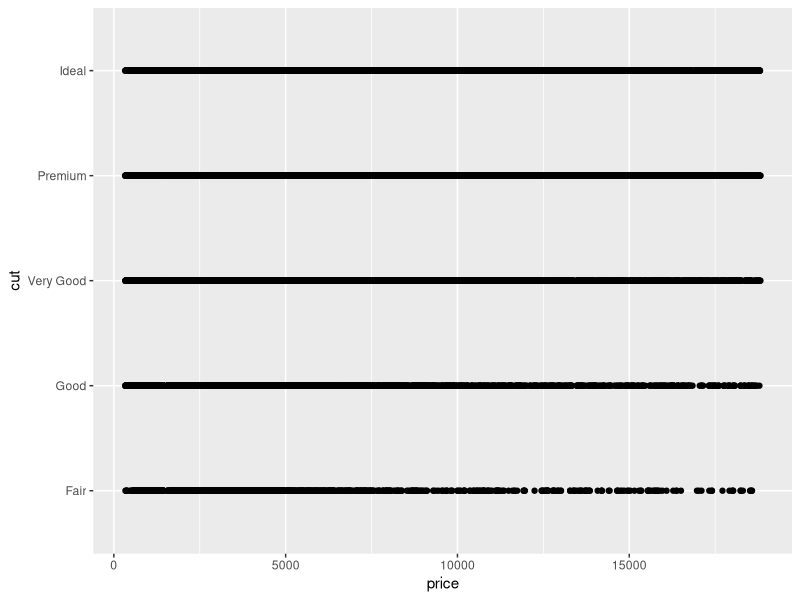
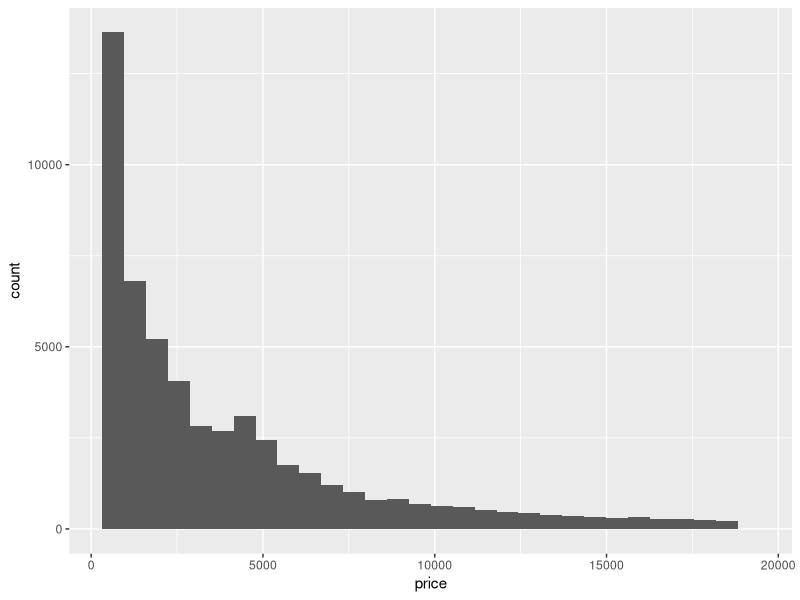
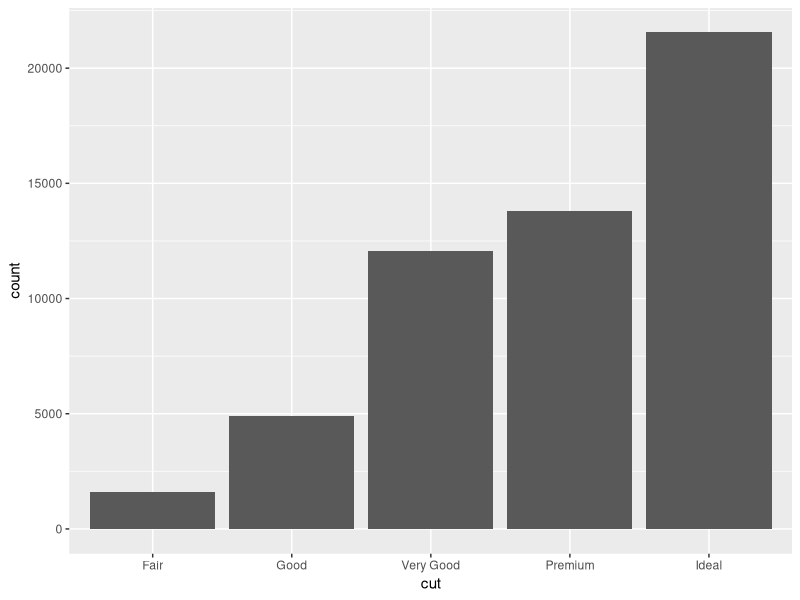
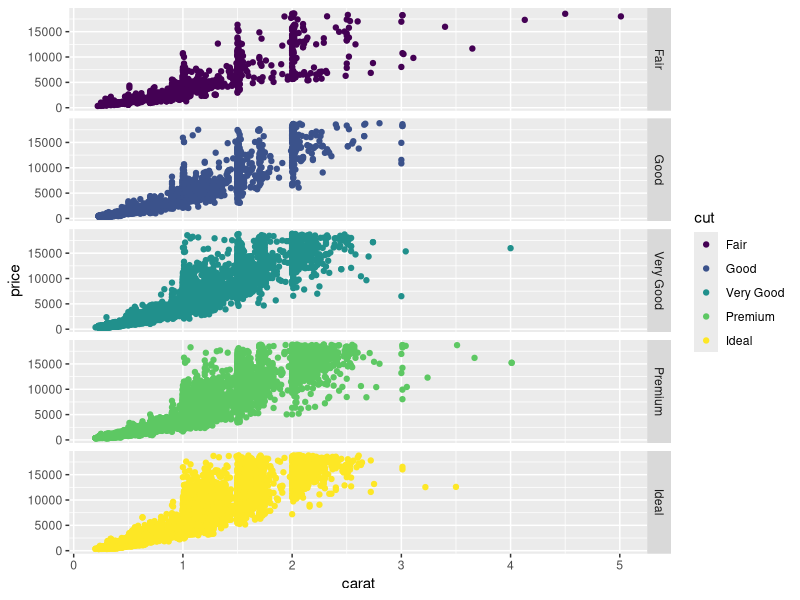
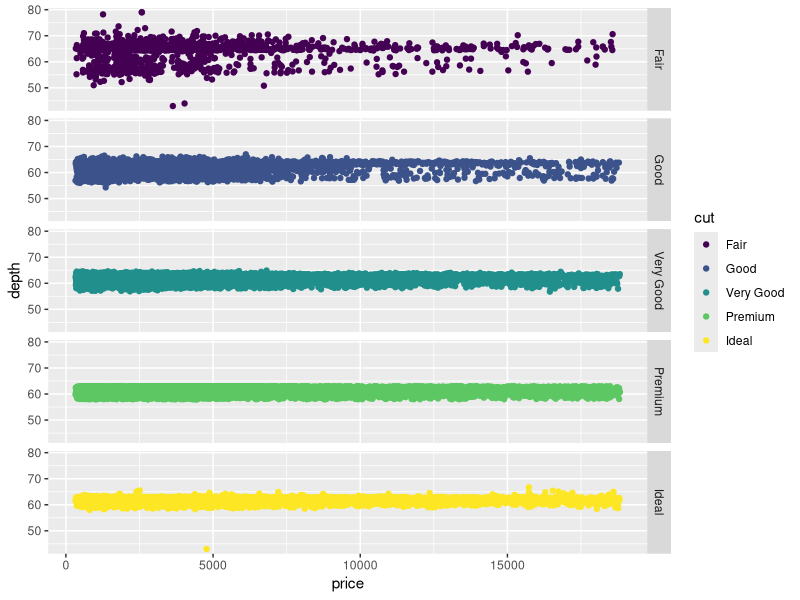
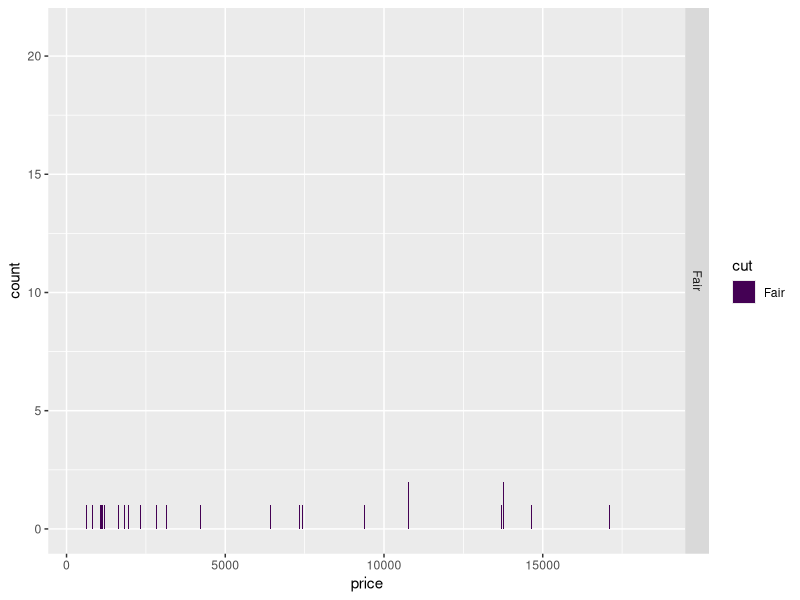

Here is the R script that generated these plots, in order:
## ---- chunk 1
#load relevant libraries:
library(ggplot2)
library(dplyr)
## ---- chunk 2
#There are many more (~13 times more) examples of Ideal diamonds than there are Fair:
diamonds %>% count(cut)
## ---- chunk 3
head(diamonds)
## ---- chunk 4

#Visualize:

ggplot(diamonds, aes(price,cut))+
  geom_point()

#pricing is not gaussian distributed:
ggplot(diamonds, aes(price)) + 
  geom_histogram()


ggplot(diamonds, aes(cut)) + 
  geom_histogram(stat = "count")

ggplot(data = diamonds , aes(x = carat, y = price, color = cut)) +
 geom_point() + 
  facet_grid(rows = vars(cut))

ggplot(data = diamonds , aes(x = price, y = depth, color = cut)) +
 geom_point() + 
  facet_grid(rows = vars(cut))


ggplot(diamonds %>% filter(cut %in% c("Fair")), aes(price, fill = cut)) + #fill adds the option of seperating the data in the bars by catagory
  geom_bar(position = "dodge")+
  coord_cartesian(ylim=c(0,21))+
  facet_grid(rows = vars(cut))

diamonds %>% distinct(color)
diamonds %>% distinct(clarity)
diamonds %>% distinct(depth)



diamonds %>% distinct(cut)
